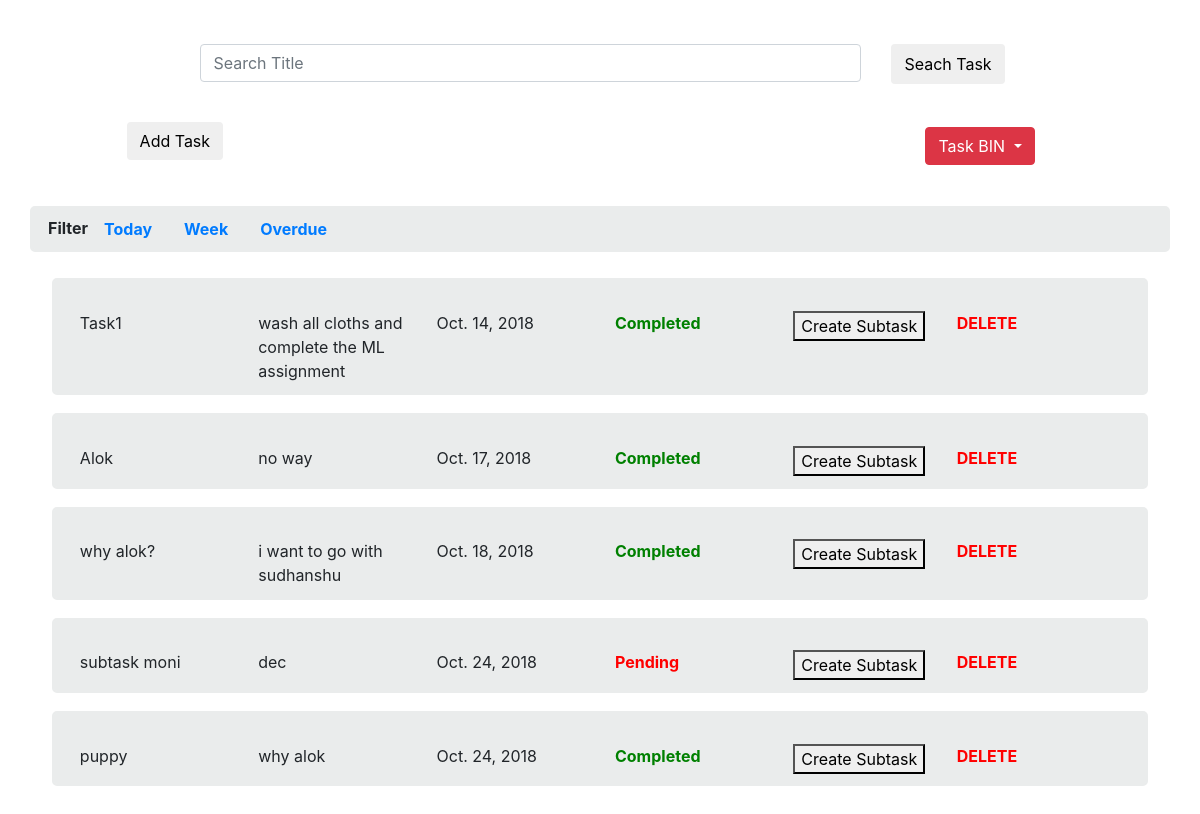
The page / on the database its author committed.
### todo/models.py (models this page shows, shortened)
class Task(models.Model):
    task_id = models.IntegerField(default=0)
    title = models.CharField(max_length=200)
    description = models.CharField(max_length=1000)
    status = models.BooleanField(default=False)
    duedate = models.DateField(default=datetime.datetime.fromtimestamp(time.time()).strftime('%Y-%m-%d'))
    subtask_of = models.IntegerField(default=0)

### todo/views.py (the view, shortened to what this page needs)
# urls.py: url(r'^$', home_new_view.as_view(), name='home_view'),
class home_new_view(TemplateView):      # Home view function
    def get(self, request):
        bin_task = SoftDeletedTask.objects.all()
        context = {'task_list': get_effective_query(Task.objects.all().order_by('duedate')),
                   'forms': Task_Form, 'bintask': SoftDeletedTask.objects.all(), 'bintask': bin_task}
        delete_from_hard_drive()
        return render(request, 'index.html', context)

### todo/views.py (called while the page is built)
def get_effective_query(old_task_list):             # function for getting effective query
    new_task_list = []
    for i in old_task_list:
        flag = SoftDeletedTask.objects.filter(soft_task_id=i.task_id).exists()
        if not flag:
            new_task_list.append(i)
    return new_task_list

def delete_from_hard_drive():           # Method for removing data from system database
    target_date = str(datetime.now() + timedelta(-30))
    target_date = target_date[:10]
    queryset = Task.objects.all()
    for task in queryset:
        if str(task.duedate) < target_date:
            Task.objects.filter(duedate=task.duedate).delete()

### todo/templates/index.html (shortened to what this page needs)
<!DOCTYPE html>
<html lang="en">
<head>
    <link rel="stylesheet" href="https://maxcdn.bootstrapcdn.com/bootstrap/4.1.3/css/bootstrap.min.css">
    {% load static %}
    <link rel="stylesheet" href="{% static 'css/style.css' %}">
</head>
<body>
<div class="container">
<div class="search_query_div">
    <form method="post" action="search" enctype="multipart/form-data">
        <div class="row form-group ">
            <div class="col-md-10 col-xs-12">
                <input type="text" class="form-control input_class" id="search_task" autocomplete="off"
                       name="search_task" placeholder="Search Title" required>
                <br>
            </div>
            <div class="col-md-2 col-xs-12">
            <button type="submit" id="button1" class="btn  submit_button_class">Seach Task</button>
            </div>
        </div>
    </form>
</div>
</div>
<div class="container">
<div class="row add_bin_div">
    <div class="col-md-9 add_task_div_class">
        <button id="addTask" class="btn add_task_button_class" onclick="show_add_task_div();return false"> Add Task
        </button>
    </div>
    <div class="col-md-3">
        <div class="dropdown drop_down_class">
            <button type="button" class="btn btn-danger dropdown-toggle" data-toggle="dropdown">
                Task BIN
            </button>
        </div>
    </div>
</div>
</div>
<div class="container filter_div_class">
    <ul class="nav">
        <li id="Filter">Filter</li>
        <li class="nav-item">
            <a class="nav-link" href="filter=today">Today</a>
        </li>
        <li class="nav-item">
            <a class="nav-link" href="filter=week">Week</a>
        </li>
        <li class="nav-item">
            <a class="nav-link" href="filter=overdue">Overdue</a>
        </li>
    </ul>
</div>
<div class="container">
<div class="task_list_div_class" style="margin:5% 2%;">
    {% for task in task_list %}
    <div class="row" id="changes">
        <div class="col-sm-2 rectangle_box">{{task.title}}</div>
        <div class="col-sm-2 rectangle_box">{{task.description}}</div>
        <div class="col-sm-2 rectangle_box">{{task.duedate}}</div>
        {% if task.status %}
        <div class="col-sm-2 rectangle_box">
            <a id="Completed" href=""> Completed</a>
        </div>
        {% else %}
        <div class="col-sm-2 rectangle_box">
            <a id="Pending" href="change_status/{{task.task_id}}"> Pending</a>
        </div>
        {% endif %}
        <div class="col-sm-2 rectangle_box">
            <button id="{{task.task_id}}" onclick="show_sub_task_div(this.id)">Create Subtask</button>
        </div>
        <div class="delete_task_div rectangle_box">
            <a id="Delete" href="delete/{{task.task_id}}">DELETE</a>
        </div>
    </div>
    <br>
    <br>
    {% endfor %}
</div>
</div>
</body>
</html>

### todo/static/css/style.css (style rules this page uses)
.search_query_div { margin: 0 auto !important; padding-bottom:0%; padding-top:4%; max-width:80%; padding-left:4%; padding-right:4%; }
.delete_task_div { color:red; }
.drop_down_class { padding:5px; }
.add_bin_div { margin-left: 6% !important; }
.filter_div_class { margin-top:3%; background-color: #eaecec; border: 3px solid #eaecec; border-radius: 5px; font-weight: bold; }
#changes { background-color: #eaecec; position: relative; height: auto; border: 2px solid #eaecec; border-radius: 5px; margin-top: -30px; padding: 1% 1%; }
.rectangle_box { position:relative; margin-top: 20px; }
#Completed { font-weight: bold; color: green; }
#Pending { font-weight: bold; color: red; }
#Delete { font-weight: bold; color: red; }
#Filter { position:relative; top:7px; }
#button1 { height:40px; }

### rows shown on the page
Task: title "Task1", description "wash all cloths and complete the ML assignment", duedate "Oct. 14, 2018", status "Completed"
Task: title "Alok", description "no way", duedate "Oct. 17, 2018", status "Completed"
Task: title "why alok?", description "i want to go with sudhanshu", duedate "Oct. 18, 2018", status "Completed"
Task: title "subtask moni", description "dec", duedate "Oct. 24, 2018"
Task: title "puppy", description "why alok", duedate "Oct. 24, 2018", status "Completed"
